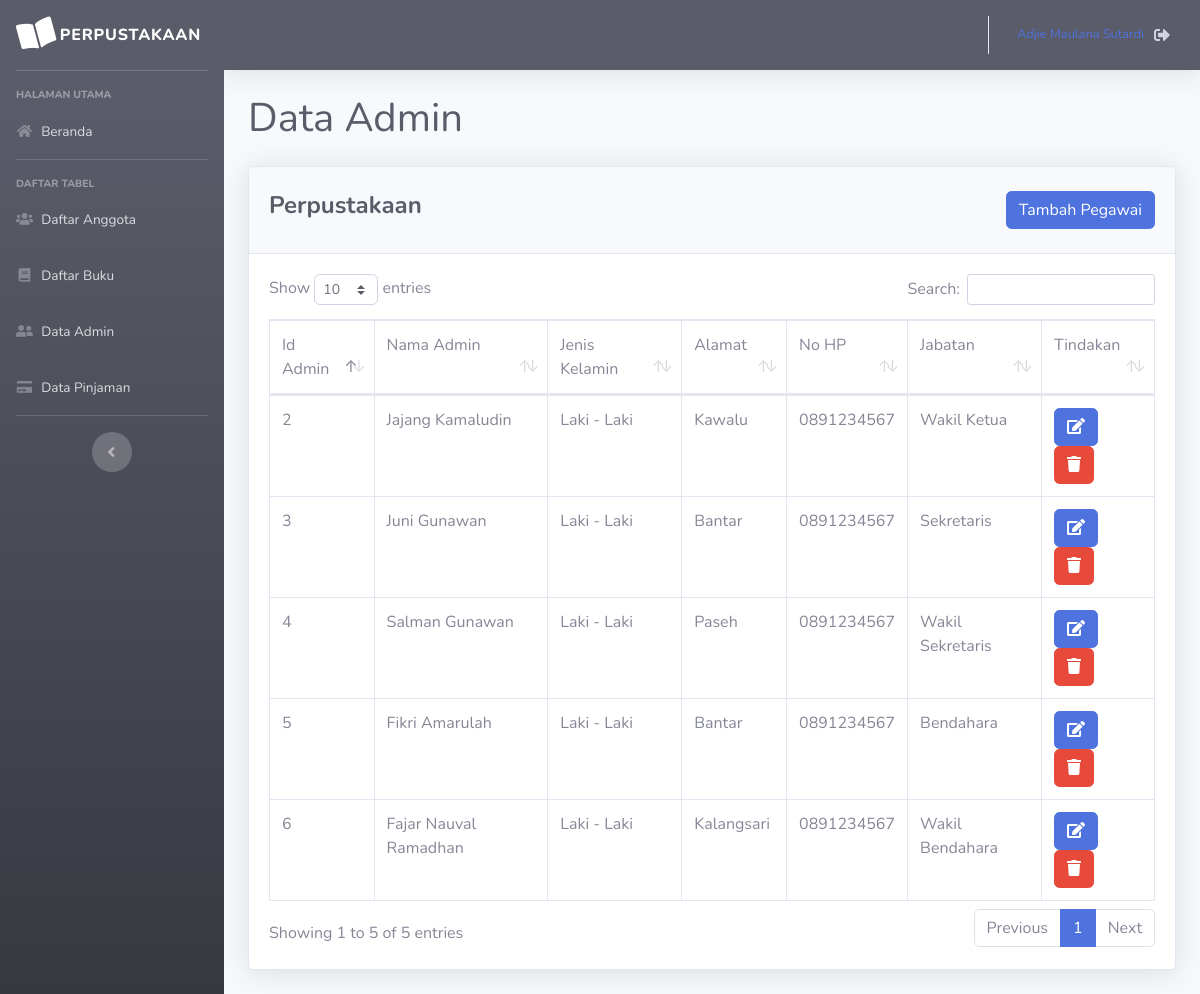
/ci_perpus/ci/index.php/home3/index3, run on the app's committed database.
### tables this page shows
CREATE TABLE `tabel_pegawai` (
  `id_pegawai` int(5) NOT NULL,
  `nama_pegawai` varchar(50) NOT NULL,
  `jenis_kelamin` enum('Laki - Laki','Perempuan') NOT NULL,
  `alamat` text NOT NULL,
  `no_hp` varchar(20) NOT NULL,
  `jabatan` varchar(30) NOT NULL
);

### ci_perpus/ci/application/controllers/Home3.php (called while the page is built, shortened)
<?php
class Home3 extends CI_Controller {
    public function index3()
    {
        $data['title'] = 'Perpustakaan';
        $data['tabel_pegawai'] = $this->T_pegawai->DataSemua();
        $this->load->view('templates/header', $data);
        $this->load->view('templates/sidebar');
        $this->load->view('templates/topbar');
        $this->load->view('templates/index3', $data);
        $this->load->view('templates/footer');
    }
}
?>

### ci_perpus/ci/index.php (called while the page is built, shortened)
<?php
require_once BASEPATH.'core/CodeIgniter.php';

### ci_perpus/ci/application/models/T_pegawai.php (called while the page is built, shortened)
<?php
class T_pegawai extends CI_Model
    {
        public function DataSemua ()
        {
            return $this->db->get('tabel_pegawai')->result_array();
        }
    }

### ci_perpus/ci/application/views/templates/index3.php (the view, shortened to what this page needs)
<div class="container-fluid">
<h1 class="h1 mb-4 text-dark">Data Admin</h1>
<div class="card shadow mb-4">
    <div class="card-header py-4">
        <h4 class="m-0 font-weight-bold text-dark"><?php echo $title; ?>
        <button type="button" class="btn btn-primary float-right" data-toggle="modal" data-target="#exampleModal">Tambah Pegawai</button>
    </div>
<div class="card-body">
    <div class="table-responsive">
        <table class="table table-bordered" id="dataTable" width="100%" cellspacing="0">
        <thead>
    <tr>
        <td>Id Admin</td>
        <td>Nama Admin</td>
        <td>Jenis Kelamin</td>
        <td>Alamat</td>
        <td>No HP</td>
        <td>Jabatan</td>
        <td colspan="1">Tindakan</td>
    </tr>
        </thead>
    <tbody>
    <?php foreach ($tabel_pegawai as $tbl_pgw) : ?>
        <tr>
            <td><?php echo $tbl_pgw['id_pegawai']; ?></td>
            <td><?php echo $tbl_pgw['nama_pegawai']; ?></td>
            <td><?php echo $tbl_pgw['jenis_kelamin']; ?></td>
            <td><?php echo $tbl_pgw['alamat']; ?></td>
            <td><?php echo $tbl_pgw['no_hp']; ?></td>
            <td><?php echo $tbl_pgw['jabatan']; ?></td>
            <td>
                <a href="<?php echo base_url() ?>Home3/edit_pegawai/<?php echo $tbl_pgw['id_pegawai']; ?>" class="btn btn-primary"><i class="fa fa-edit"></i></a>
                <a href="<?php echo base_url() ?>Home3/hapus_pegawai/<?php echo $tbl_pgw['id_pegawai']; ?>" class="btn btn-danger"><i class="fa fa-trash"></i></a>
            </td>
        </tr>
    <?php endforeach; ?>
    </tbody>
</table>
</div>
</div>
</div>
</div>

### data on the page
tabel_pegawai: id_pegawai "2", nama_pegawai "Jajang Kamaludin", jenis_kelamin "Laki - Laki", alamat "Kawalu", no_hp "0891234567", jabatan "Wakil Ketua"
tabel_pegawai: id_pegawai "3", nama_pegawai "Juni Gunawan", jenis_kelamin "Laki - Laki", alamat "Bantar", no_hp "0891234567", jabatan "Sekretaris"
tabel_pegawai: id_pegawai "4", nama_pegawai "Salman Gunawan", jenis_kelamin "Laki - Laki", alamat "Paseh", no_hp "0891234567", jabatan "Wakil Sekretaris"
tabel_pegawai: id_pegawai "5", nama_pegawai "Fikri Amarulah", jenis_kelamin "Laki - Laki", alamat "Bantar", no_hp "0891234567", jabatan "Bendahara"
tabel_pegawai: id_pegawai "6", nama_pegawai "Fajar Nauval Ramadhan", jenis_kelamin "Laki - Laki", alamat "Kalangsari", no_hp "0891234567", jabatan "Wakil Bendahara"

### other printed values
$title "Perpustakaan"
